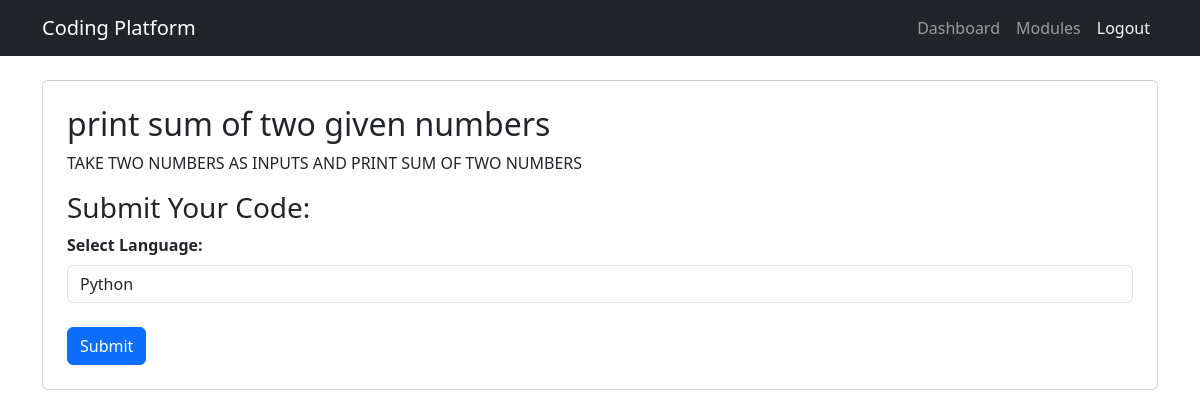
The app's page /questions/1/ (signed in) with its own data.
### codingapp/models.py (models this page shows, shortened)
class Question(models.Model):
    title = models.CharField(max_length=200)
    description = models.TextField()
    module = models.ForeignKey(
        Module,
        on_delete=models.CASCADE,
        related_name="questions",
        null=True,
        blank=True
    )
    test_cases = models.JSONField(
        default=list,
        validators=[validate_test_cases],
        help_text="Managed via admin formset; do not edit manually."
    )
    class Meta:
        unique_together = ['module', 'title']

class Submission(models.Model):
    class Status(models.TextChoices):
        PENDING = "Pending", "Pending"
        ACCEPTED = "Accepted", "Accepted"
        REJECTED = "Rejected", "Rejected"
    question = models.ForeignKey(Question, on_delete=models.CASCADE)
    user = models.ForeignKey(User, on_delete=models.CASCADE)
    code = models.TextField(blank=True)
    language = models.CharField(
        max_length=50,
        choices=LANGUAGE_CHOICES,
        default="python"
    )
    submitted_at = models.DateTimeField(auto_now_add=True)
    status = models.CharField(
        max_length=10,
        choices=Status.choices,
        default=Status.PENDING
    )
    output = models.TextField(blank=True, null=True)
    error = models.TextField(blank=True, null=True)
    class Meta:
        ordering = ['-submitted_at']  # Added for consistency with admin sorting

### codingapp/views.py (the view, shortened to what this page needs)
# urls.py: path('questions/<int:pk>/', views.question_detail, name='question_detail'),  # Fixed to map to question_detail
@login_required
def question_detail(request, pk):
    question = get_object_or_404(Question, pk=pk)
    code = request.session.get(f'code_{pk}', '')
    selected_language = request.session.get(f'language_{pk}', 'python')
    if not code and request.user.is_authenticated:
        last_submission = Submission.objects.filter(user=request.user, question=question).order_by('-submitted_at').first()
        if last_submission:
            code = last_submission.code or ""
            selected_language = last_submission.language or "python"
    error = None  # Always initialize error
    error_output = None  # Always initialize error_output
    results = None  # Always initialize results
    return render(request, "codingapp/question_detail.html", {
        "question": question,
        "code": code,
        "selected_language": selected_language,
        "results": results,
        "error": error,  # Always included
        "error_output": error_output,  # Always included
    })

### codingapp/templatetags/form_filters.py (called while the page is built)
@register.filter(name='split')
def split(value, delimiter):
    return value.split(delimiter)

### codingapp/templates/codingapp/question_detail.html (shortened to what this page needs)
{% extends 'codingapp/base.html' %}
{% load form_filters %}
{% block content %}
    <div class="card p-4">
        <h2>{{ question.title }}</h2>
        <p>{{ question.description }}</p>
        <h3>Submit Your Code:</h3>
        <form method="post" action="{% url 'question_detail' question.pk %}" id="code-submit-form">
            <div class="mb-3">
                <label for="language-select" class="form-label"><strong>Select Language:</strong></label>
                <select id="language-select" name="language" class="form-control mb-2">
                    {% for lang in 'python,c,cpp,java,javascript'|split:',' %}
                        <option value="{{ lang }}" {% if selected_language == lang %}selected{% endif %}>{{ lang|capfirst }}</option>
                    {% endfor %}
                </select>
            </div>
            <button type="submit" class="btn btn-primary mt-2">Submit</button>
        </form>
    </div>
{% endblock %}

### records on screen
Question: title "print sum of two given numbers", description "TAKE TWO NUMBERS AS INPUTS AND PRINT SUM OF TWO NUMBERS"
Submission: language "Python"
